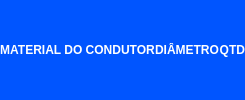
                     <widget class="QFrame" name="frame_11">
                      <property name="styleSheet">
                       <string notr="true">background-color: rgb(0, 85, 255);
color: rgb(255, 255, 255);
font: 75 16pt &quot;Arial&quot;;</string>
                      </property>
                      <property name="frameShape">
                       <enum>QFrame::NoFrame</enum>
                      </property>
                      <property name="frameShadow">
                       <enum>QFrame::Plain</enum>
                      </property>
                      <property name="lineWidth">
                       <number>2</number>
                      </property>
                      <layout class="QHBoxLayout" name="horizontalLayout_8">
                       <property name="spacing">
                        <number>0</number>
                       </property>
                       <property name="leftMargin">
                        <number>0</number>
                       </property>
                       <property name="topMargin">
                        <number>0</number>
                       </property>
                       <property name="rightMargin">
                        <number>0</number>
                       </property>
                       <property name="bottomMargin">
                        <number>0</number>
                       </property>
                       <item>
                        <widget class="QLabel" name="label_8">
                         <property name="sizePolicy">
                          <sizepolicy hsizetype="MinimumExpanding" vsizetype="Preferred">
                           <horstretch>0</horstretch>
                           <verstretch>0</verstretch>
                          </sizepolicy>
                         </property>
                         <property name="styleSheet">
                          <string notr="true"/>
                         </property>
                         <property name="frameShape">
                          <enum>QFrame::NoFrame</enum>
                         </property>
                         <property name="text">
                          <string>&lt;html&gt;&lt;head/&gt;&lt;body&gt;&lt;p&gt;&lt;span style=&quot; font-weight:600;&quot;&gt;MATERIAL DO CONDUTOR&lt;/span&gt;&lt;/p&gt;&lt;/body&gt;&lt;/html&gt;</string>
                         </property>
                         <property name="alignment">
                          <set>Qt::AlignCenter</set>
                         </property>
                        </widget>
                       </item>
                       <item>
                        <widget class="QLabel" name="label_7">
                         <property name="sizePolicy">
                          <sizepolicy hsizetype="Preferred" vsizetype="Preferred">
                           <horstretch>0</horstretch>
                           <verstretch>0</verstretch>
                          </sizepolicy>
                         </property>
                         <property name="minimumSize">
                          <size>
                           <width>0</width>
                           <height>0</height>
                          </size>
                         </property>
                         <property name="frameShape">
                          <enum>QFrame::NoFrame</enum>
                         </property>
                         <property name="text">
                          <string>&lt;html&gt;&lt;head/&gt;&lt;body&gt;&lt;p&gt;&lt;span style=&quot; font-weight:600;&quot;&gt;DIÂMETRO&lt;/span&gt;&lt;/p&gt;&lt;/body&gt;&lt;/html&gt;</string>
                         </property>
                         <property name="alignment">
                          <set>Qt::AlignCenter</set>
                         </property>
                         <property name="margin">
                          <number>10</number>
                         </property>
                        </widget>
                       </item>
                       <item>
                        <widget class="QLabel" name="label_6">
                         <property name="sizePolicy">
                          <sizepolicy hsizetype="Maximum" vsizetype="Preferred">
                           <horstretch>0</horstretch>
                           <verstretch>0</verstretch>
                          </sizepolicy>
                         </property>
                         <property name="frameShape">
                          <enum>QFrame::NoFrame</enum>
                         </property>
                         <property name="text">
                          <string>&lt;html&gt;&lt;head/&gt;&lt;body&gt;&lt;p&gt;&lt;span style=&quot; font-weight:600;&quot;&gt;QTD&lt;/span&gt;&lt;/p&gt;&lt;/body&gt;&lt;/html&gt;</string>
                         </property>
                         <property name="alignment">
                          <set>Qt::AlignRight|Qt::AlignTrailing|Qt::AlignVCenter</set>
                         </property>
                         <property name="buddy">
                          <cstring></cstring>
                         </property>
                        </widget>
                       </item>
                      </layout>
                     </widget>
